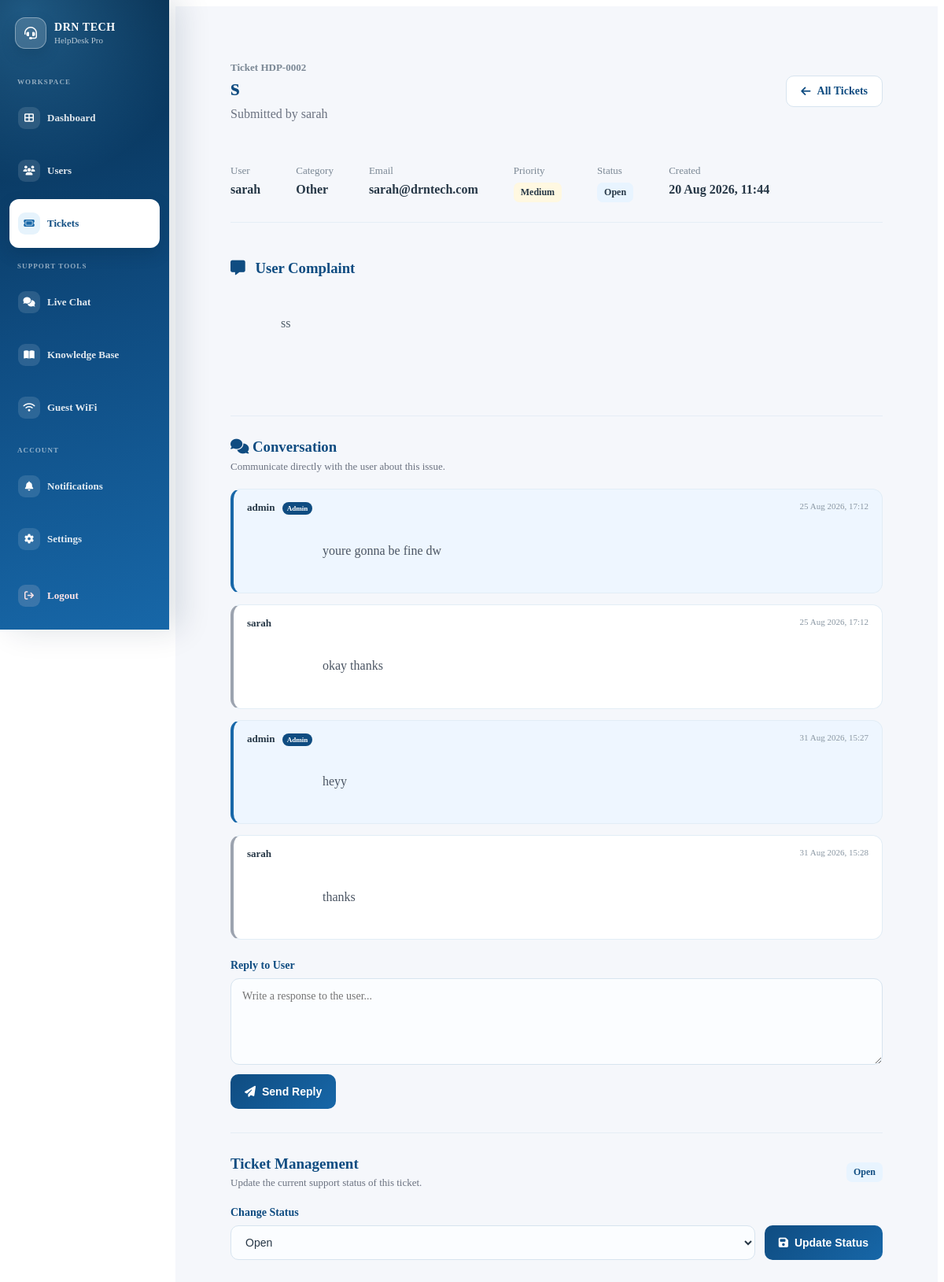
Screenshot of /admin/ticket/2 (signed in) with the database file from the repository.
### app.py (models this page shows, shortened)
class Ticket(db.Model):
    id = db.Column(
        db.Integer,
        primary_key=True,
    )
    ticket_number = db.Column(
        db.Integer,
        nullable=False,
    )
    subject = db.Column(
        db.String(200),
        nullable=False,
    )
    description = db.Column(
        db.Text,
        nullable=False,
    )
    priority = db.Column(
        db.String(20),
        nullable=False,
        default="Medium",
    )
    category = db.Column(
        db.String(50),
        nullable=False,
        default="Other",
    )
    status = db.Column(
        db.String(20),
        nullable=False,
        default="Open",
    )
    created_at = db.Column(
        db.DateTime,
        default=datetime.utcnow,
    )
    user_id = db.Column(
        db.Integer,
        db.ForeignKey("user.id"),
        nullable=False,
    )
    user = db.relationship(
        "User",
        backref=db.backref(
            "tickets",
            lazy=True,
        ),
    )

class User(UserMixin, db.Model):
    id = db.Column(
        db.Integer,
        primary_key=True,
    )
    username = db.Column(
        db.String(100),
        nullable=False,
    )
    email = db.Column(
        db.String(120),
        unique=True,
        nullable=False,
    )
    password = db.Column(
        db.String(255),
        nullable=False,
    )
    is_admin = db.Column(
        db.Boolean,
        default=False,
        nullable=False,
    )
    is_active = db.Column(
        db.Boolean,
        default=True,
        nullable=False,
    )

class TicketReply(db.Model):
    id = db.Column(
        db.Integer,
        primary_key=True,
    )
    message = db.Column(
        db.Text,
        nullable=False,
    )
    created_at = db.Column(
        db.DateTime,
        default=datetime.utcnow,
        nullable=False,
    )
    ticket_id = db.Column(
        db.Integer,
        db.ForeignKey("ticket.id"),
        nullable=False,
    )
    user_id = db.Column(
        db.Integer,
        db.ForeignKey("user.id"),
        nullable=False,
    )
    ticket = db.relationship(
        "Ticket",
        backref=db.backref(
            "replies",
            lazy=True,
            cascade="all, delete-orphan",
        ),
    )
    author = db.relationship(
        "User",
    )

### app.py (the view)
@app.route("/admin/ticket/<int:ticket_id>")
@admin_required
def admin_ticket_details(ticket_id):
    ticket = Ticket.query.get_or_404(
        ticket_id
    )
    replies = TicketReply.query.filter_by(
        ticket_id=ticket.id
    ).order_by(
        TicketReply.created_at.asc()
    ).all()
    return render_template(
        "admin/ticket_details.html",
        ticket=ticket,
        replies=replies,
    )

### app.py (called while the page is built, shortened)
@login_manager.user_loader
def load_user(user_id):
    user = db.session.get(User, int(user_id))
    if not user:
        return None
    if not user.is_active:
        return None
    return user

def admin_required(f):
    @wraps(f)
    @login_required
    def decorated_function(*args, **kwargs):
        return f(*args, **kwargs)
    return decorated_function

def get_csrf_token():
    csrf_token = session.get("_csrf_token")
    if not csrf_token:
        csrf_token = token_urlsafe(32)
        session["_csrf_token"] = csrf_token
    return csrf_token

@app.before_request
def protect_post_requests():
    if request.method == "POST":
        validate_csrf_token()

@app.context_processor
def inject_notification_count():
    if not current_user.is_authenticated:
        return {
            "csrf_token": get_csrf_token(),
            "unread_notification_count": 0,
        }
    unread_notification_count = Notification.query.filter_by(
        recipient_id=current_user.id,
        is_read=False,
    ).count()
    return {
        "csrf_token": get_csrf_token(),
        "unread_notification_count": unread_notification_count,
    }

### templates/admin/ticket_details.html (shortened to what this page needs)
{% extends "base.html" %}
{% block content %}
<div class="admin-page">
    <div class="admin-header">
        <div>
            <span class="ticket-number">
                Ticket HDP-{{ "%04d"|format(ticket.id) }}
            </span>
            <h1>{{ ticket.subject }}</h1>
            <p>
                Submitted by {{ ticket.user.username }}
            </p>
        </div>
        <a
            href="{{ url_for('admin_tickets') }}"
            class="secondary-action-btn"
        >
            <i class="fa-solid fa-arrow-left"></i>
            All Tickets
        </a>
    </div>
    <div class="admin-card">
        <div class="ticket-details-meta">
            <div class="ticket-meta-item">
                <span>User</span>
                <strong>{{ ticket.user.username }}</strong>
            </div>
            <div class="ticket-meta-item">
                <span>Category</span>
                <strong>{{ ticket.category }}</strong>
            </div>
            <div class="ticket-meta-item">
                <span>Email</span>
                <strong>{{ ticket.user.email }}</strong>
            </div>
            <div class="ticket-meta-item">
                <span>Priority</span>
                <strong
                    class="priority-badge
                    priority-{{ ticket.priority|lower }}"
                >
                    {{ ticket.priority }}
                </strong>
            </div>
            <div class="ticket-meta-item">
                <span>Status</span>
                <strong
                    class="status-badge
                    status-{{ ticket.status|lower|replace(' ', '-') }}"
                >
                    {{ ticket.status }}
                </strong>
            </div>
            <div class="ticket-meta-item">
                <span>Created</span>
                <strong>
                    {{ ticket.created_at.strftime('%d %b %Y, %H:%M') }}
                </strong>
            </div>
        </div>
        <div class="ticket-description">
            <h3>
                <i class="fa-solid fa-message"></i>
                User Complaint
            </h3>
            <p>
                {{ ticket.description }}
            </p>
        </div>
<div class="ticket-conversation">
    <div class="conversation-header">
        <h3>
            <i class="fa-solid fa-comments"></i>
            Conversation
        </h3>
        <p>
            Communicate directly with the user about this issue.
        </p>
    </div>
    <div class="conversation-thread">
        {% if replies %}
            {% for reply in replies %}
                <div
                    class="conversation-message
                    {% if reply.author.is_admin %}
                        admin-message
                    {% else %}
                        user-message
                    {% endif %}"
                >
                    <div class="message-header">
                        <strong>
                            {% if reply.author.is_admin %}
                                {{ reply.author.username }}
                                <span class="message-role">
                                    Admin
                                </span>
                            {% else %}
                                {{ reply.author.username }}
                            {% endif %}
                        </strong>
                        <span>
                            {{ reply.created_at.strftime('%d %b %Y, %H:%M') }}
                        </span>
                    </div>
                    <p>
                        {{ reply.message }}
                    </p>
                </div>
            {% endfor %}
        {% else %}
            <div class="conversation-empty">
                No replies yet.
            </div>
        {% endif %}
    </div>
    <form
        method="POST"
        action="{{ url_for(
            'admin_reply_to_ticket',
            ticket_id=ticket.id
        ) }}"
        class="ticket-reply-form"
    >
        <label for="message">
            Reply to User
        </label>
        <textarea
            id="message"
            name="message"
            placeholder="Write a response to the user..."
            required
        ></textarea>
        <button
            type="submit"
            class="admin-status-btn"
        >
            <i class="fa-solid fa-paper-plane"></i>
            Send Reply
        </button>
    </form>
</div>
<div class="admin-ticket-management">
    <div class="admin-ticket-management-header">
        <div>
            <h3>Ticket Management</h3>
            <p>
                Update the current support status of this ticket.
            </p>
        </div>
        <span
            class="status-badge
            status-{{ ticket.status|lower|replace(' ', '-') }}"
        >
            {{ ticket.status }}
        </span>
    </div>
    <form
        method="POST"
        action="{{ url_for(
            'admin_update_ticket_status',
            ticket_id=ticket.id
        ) }}"
        class="admin-status-form"
    >
        <label for="status">
            Change Status
        </label>
        <div class="admin-status-controls">
            <select
                name="status"
                id="status"
                required
            >
                <option
                    value="Open"
                    {% if ticket.status == "Open" %}selected{% endif %}
                >
                    Open
                </option>
            </select>
            <button
                type="submit"
                class="admin-status-btn"
            >
                <i class="fa-solid fa-floppy-disk"></i>
                Update Status
            </button>
        </div>
    </form>
</div>
        </div>
    </div>
{% endblock %}

### static/css/dashboard.css (style rules this page uses)
.ticket-number { color: #7a8794; font-size: 13px; font-weight: 600; }
.ticket-details-meta { display: flex; flex-wrap: wrap; gap: 45px; padding: 25px 0; }
.ticket-meta-item { display: flex; flex-direction: column; gap: 7px; }
.ticket-meta-item > span { color: #7a8794; font-size: 13px; }
.ticket-meta-item strong { color: #263746; }
.ticket-description { border-top: 1px solid #e5edf5; padding: 28px 0; }
.ticket-description h3 { margin-bottom: 15px; color: #0F4C81; }
.ticket-description h3 i { margin-right: 8px; }
.ticket-description p { color: #4d5b67; line-height: 1.8; white-space: pre-wrap; }
.secondary-action-btn { display: inline-flex; align-items: center; justify-content: center; gap: 8px; padding: 11px 18px; border: 1px solid #d7e4ef; border-radius: 10px; background: #ffffff; color: #0F4C81; font-size: 14px; font-weight: 600; text-decoration: none; cursor: pointer; transition: all 0.25s ease; }
.ticket-conversation { margin-top: 30px; padding-top: 28px; border-top: 1px solid #e5edf5; }
.conversation-header { margin-bottom: 20px; }
.conversation-header h3 { margin: 0 0 6px; color: #0F4C81; }
.conversation-header p { margin: 0; color: #6b7280; font-size: 13px; }
.conversation-thread { display: flex; flex-direction: column; gap: 14px; margin-bottom: 25px; }
.conversation-message { padding: 15px 17px; border-radius: 13px; border: 1px solid #e2edf6; background: #f8fbff; }
.conversation-message.admin-message { border-left: 4px solid #1767A8; background: #eef6ff; }
.conversation-message.user-message { border-left: 4px solid #9ca3af; background: #ffffff; }
.message-header { display: flex; justify-content: space-between; gap: 15px; margin-bottom: 8px; }
.message-header strong { color: #263746; font-size: 13px; }
.message-header > span { color: #8a97a3; font-size: 11px; }
.message-role { margin-left: 6px; padding: 3px 6px; border-radius: 10px; background: #0F4C81; color: #ffffff; font-size: 9px; }
.conversation-message p { margin: 0; color: #4b5563; line-height: 1.6; white-space: pre-wrap; }
.ticket-reply-form label { display: block; margin-bottom: 8px; color: #0F4C81; font-size: 14px; font-weight: 600; }
.ticket-reply-form textarea { width: 100%; min-height: 110px; margin-bottom: 12px; padding: 14px; box-sizing: border-box; border: 1px solid #d7e4ef; border-radius: 11px; background: #fbfdff; font-family: inherit; font-size: 14px; resize: vertical; outline: none; }

### static/css/admin.css (style rules this page uses)
.admin-page { padding: 30px; }
.admin-header { display: flex; justify-content: space-between; align-items: center; gap: 20px; margin-bottom: 30px; }
.admin-header h1 { margin: 0 0 8px; color: #0F4C81; font-size: 30px; }
.admin-header p { margin: 0; color: #6b7280; }
.priority-badge { display: inline-block; padding: 5px 9px; border-radius: 7px; font-size: 12px; font-weight: 600; }
.priority-medium { background: #fff8e1; color: #a16207; }
.status-badge { display: inline-block; padding: 5px 9px; border-radius: 7px; font-size: 12px; font-weight: 600; }
.status-open { background: #e8f4ff; color: #0F4C81; }
.admin-ticket-management { margin-top: 30px; padding-top: 28px; border-top: 1px solid #e5edf5; }
.admin-ticket-management-header { display: flex; align-items: center; justify-content: space-between; gap: 20px; margin-bottom: 22px; }
.admin-ticket-management-header h3 { margin: 0 0 5px; color: #0F4C81; font-size: 19px; }
.admin-ticket-management-header p { margin: 0; color: #6b7280; font-size: 13px; }
.admin-status-form label { display: block; margin-bottom: 8px; color: #0F4C81; font-size: 14px; font-weight: 600; }
.admin-status-controls { display: flex; align-items: center; gap: 12px; }
.admin-status-controls select { flex: 1; min-height: 44px; padding: 11px 14px; border: 1px solid #d7e4ef; border-radius: 10px; background: #fbfdff; color: #273746; font-size: 14px; outline: none; cursor: pointer; transition: all 0.25s ease; }
.admin-status-btn { display: inline-flex; align-items: center; justify-content: center; gap: 8px; min-height: 44px; padding: 11px 18px; border: none; border-radius: 10px; background: linear-gradient( 135deg, #0F4C81, #1767A8 ); color: #ffffff; font-size: 14px; font-weight: 600; cursor: pointer; transition: all 0.25s ease; }

### rows the page displays
Ticket: id "0002", subject "s", category "Other", priority "Medium", status "Open", created_at "20 Aug 2026, 11:44", description "ss"
User: user.username "sarah", user.email "sarah@drntech.com"
TicketReply: author.username "admin", created_at "25 Aug 2026, 17:12", message "youre gonna be fine dw"
TicketReply: author.username "sarah", created_at "25 Aug 2026, 17:12", message "okay thanks"
TicketReply: author.username "admin", created_at "31 Aug 2026, 15:27", message "heyy"
TicketReply: author.username "sarah", created_at "31 Aug 2026, 15:28", message "thanks"
